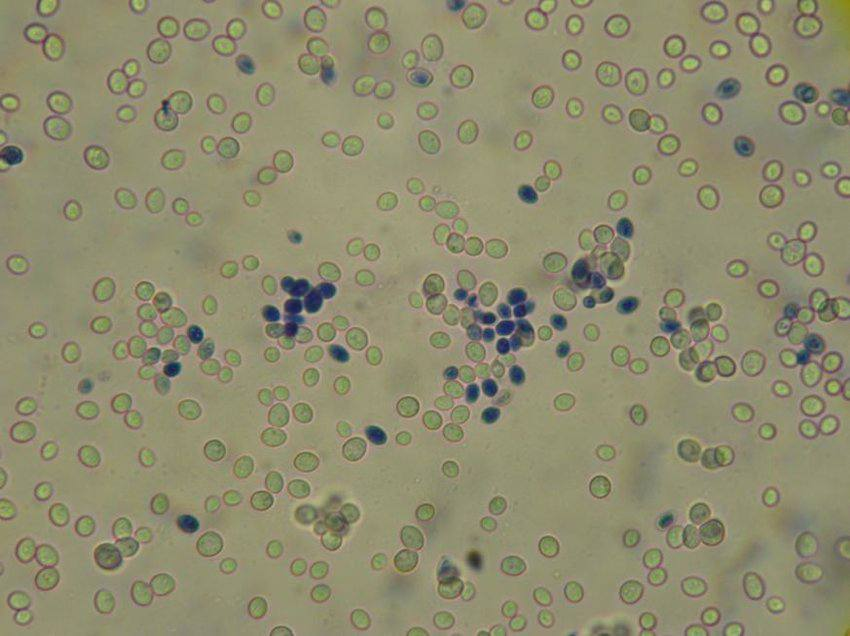
#> input picture images/image1.jpg, 850 x 636 px
$ python main.py   (older library calls are emulated)
#> lines starting #> are read from the running program, lines starting #| are printed output that depends on the picture; after the words box and inside, x2 and y2 are one past the last pixel; in counts of white or black regions, pixels touching at a corner belong together
# import the necessary packages
import cv2
import numpy as np

IMAGE: str = "./images/image1.jpg"
CONNECTIVITY: int = 4

# load the input image from disk, convert it to grayscale, and
# threshold it
image = cv2.imread(IMAGE)
#> image is the input picture: shape (636, 850, 3); mean B, G, R 111, 140.1, 142.6
gray = cv2.cvtColor(image, cv2.COLOR_BGR2GRAY)
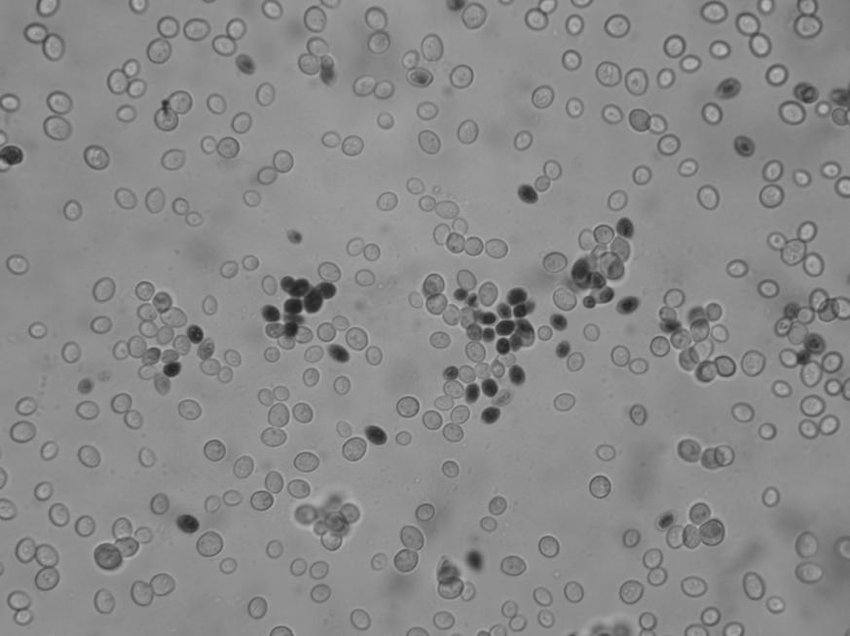
#> gray: shape (636, 850); min 27, max 190, mean 137.5
thresh = cv2.threshold(gray, 0, 255,
                       cv2.THRESH_BINARY_INV | cv2.THRESH_OTSU)[1]
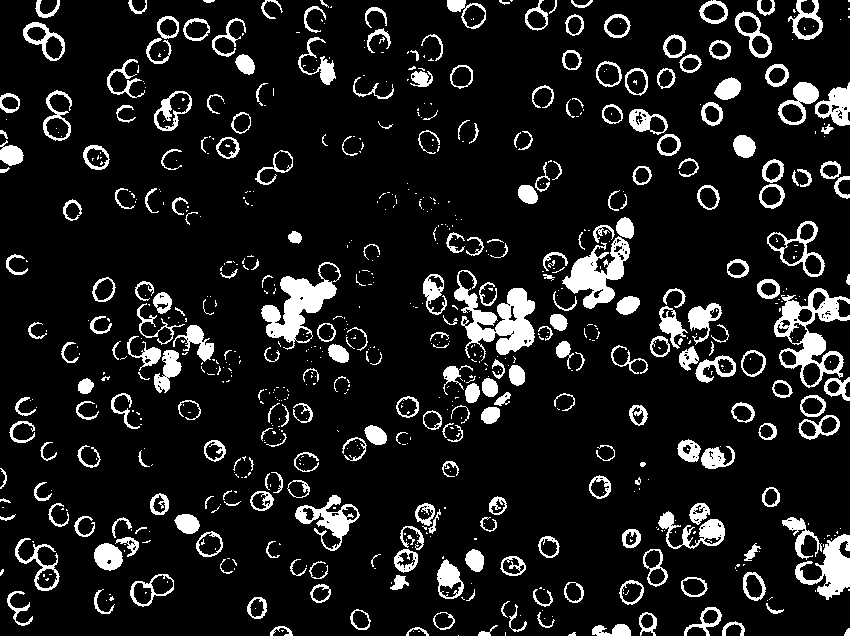
#> thresh: shape (636, 850); 11.3% white; 777 white regions (489 under 20 px), largest, box (x1, y1, x2, y2) and area: (454, 270, 535, 361) 3053, (774, 288, 850, 388) 2624, (261, 262, 341, 350) 2565

# initialize an output mask to store all characters parsed from
# the license plate
mask = np.zeros(gray.shape, dtype="uint8")

print(thresh)
#> (printed output is left out)

# apply connected component analysis to the thresholded image
output = cv2.connectedComponentsWithStats(
	thresh, CONNECTIVITY, cv2.CV_32S)
(numLabels, labels, stats, centroids) = output
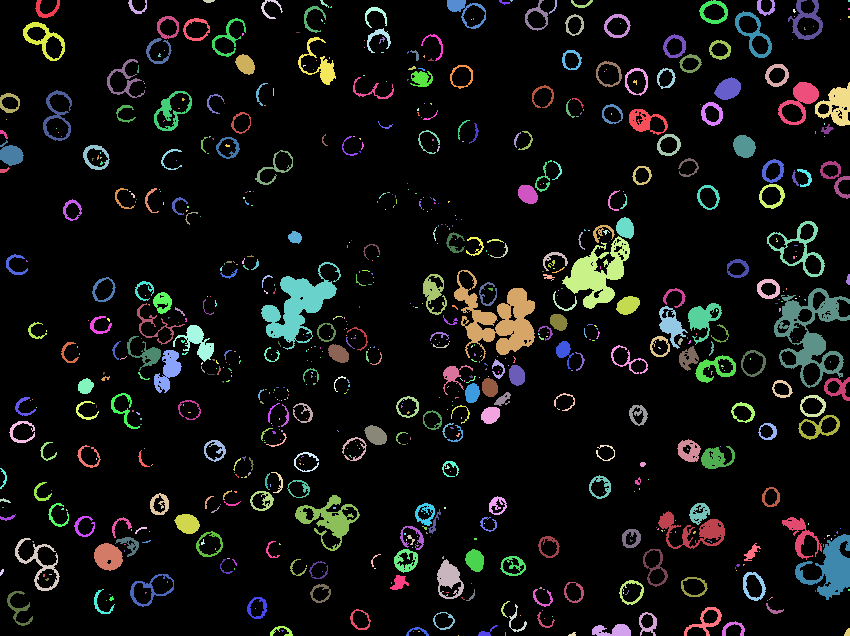
#> labels: shape (636, 850) int32; 778 distinct labels, from 0 to 777; one colour per label, 0 black
#> numLabels = 778; stats = 778 rows, first 6: [0, 0, 850, 636, 479385], [35, 0, 25, 18, 170], [128, 0, 19, 14, 93], [203, 0, 12, 3, 27], [261, 0, 22, 19, 111], [320, 0, 9, 8, 23]; centroids = 778 pairs, first value 1.41 to 848.5, second value 0.25 to 635

output = image.copy()

# loop over the number of unique connected component labels
for i in range(0, numLabels):
	# if this is the first component then we examine the
	# *background* (typically we would just ignore this
	# component in our loop)
	if i == 0:
		text = "examining component {}/{} (background)".format(
			i + 1, numLabels)
		componentMask = (labels == i).astype("uint8") * 255
	# otherwise, we are examining an actual connected component
	else:
		text = "examining component {}/{}".format( i + 1, numLabels)
	# print a status message update for the current connected
	# component
	print("[INFO] {}".format(text))
	# extract the connected component statistics and centroid for
	# the current label
	x = stats[i, cv2.CC_STAT_LEFT]
	y = stats[i, cv2.CC_STAT_TOP]
	w = stats[i, cv2.CC_STAT_WIDTH]
	h = stats[i, cv2.CC_STAT_HEIGHT]
	area = stats[i, cv2.CC_STAT_AREA]
	(cX, cY) = centroids[i]

    # clone our original image (so we can draw on it) and then draw
	# a bounding box surrounding the connected component along with
	# a circle corresponding to the centroid

	cv2.rectangle(output, (x, y), (x + w, y + h), (0, 255, 0), 3)
	cv2.circle(output, (int(cX), int(cY)), 4, (0, 0, 255), -1)
#> this loop made 778 passes
#> (text, x, y, w, h, area, cX, cY) on passes 1 to 8: ('examining component 1/778 (background)', 0, 0, 850, 636, 479385, 417.2, 316.7), ('examining component 2/778', 35, 0, 25, 18, 170, 45.87, 9.45), ('examining component 3/778', 128, 0, 19, 14, 93, 136.5, 7.35), ('examining component 4/778', 203, 0, 12, 3, 27, 208.4, 0.741), ('examining component 5/778', 261, 0, 22, 19, 111, 269.5, 7.86), ('examining component 6/778', 320, 0, 9, 8, 23, 323.6, 3.22), ('examining component 7/778', 447, 0, 39, 29, 361, 464, 9.68), ('examining component 8/778', 499, 0, 11, 5, 25, 503.7, 2.04)
#> text on passes 61 to 66: 'examining component 61/778', 'examining component 62/778', 'examining component 63/778', 'examining component 64/778', 'examining component 65/778', 'examining component 66/778'
#| [INFO] examining component 1/778 (background)
#| [INFO] examining component 2/778
#| [INFO] examining component 3/778
#| [INFO] examining component 4/778
#| [INFO] examining component 5/778
#| [INFO] examining component 6/778
#| [INFO] examining component 7/778
#| [INFO] examining component 8/778
#> (further printed lines are left out)
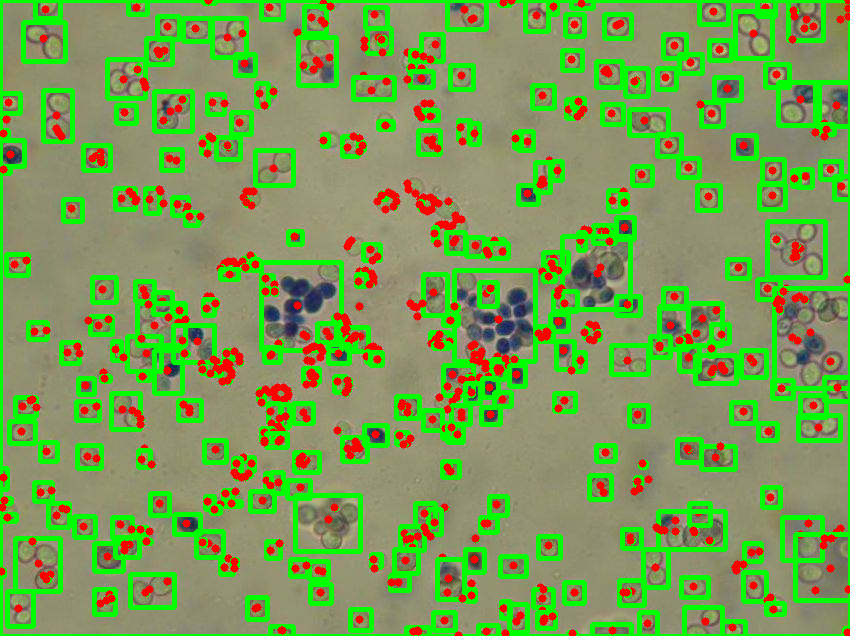
#> output: shape (636, 850, 3); mean B, G, R 82.5, 156, 120.8

    # construct a mask for the current connected component by
	# finding a pixels in the labels array that have the current
	# connected component ID
	# componentMask = (labels == i).astype("uint8") * 255
	# show our output image and connected component mask

cv2.imshow("Output", output)
cv2.imshow("Connected Component", componentMask)
cv2.waitKey(0)
